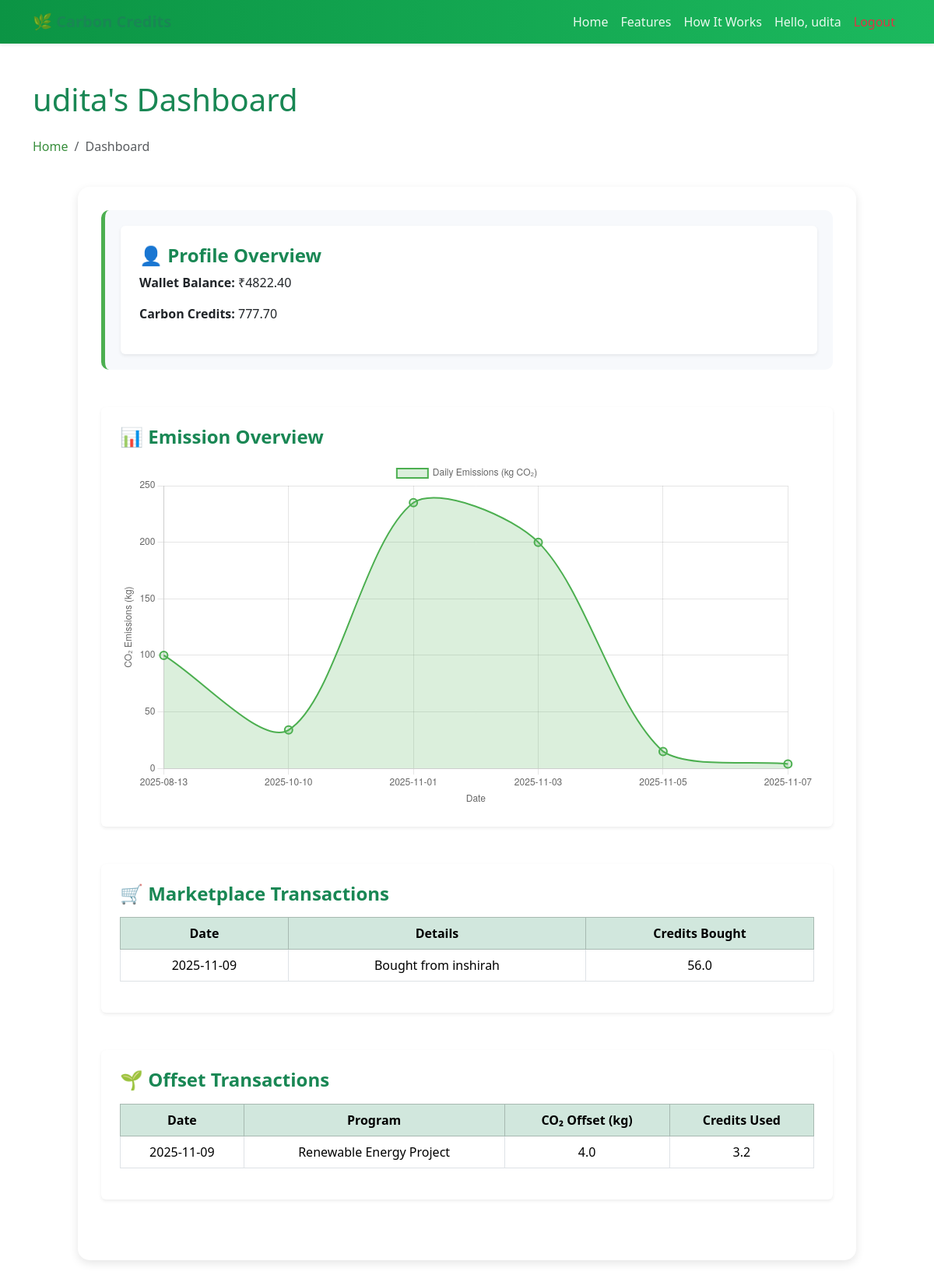
The page /dashboard (signed in) on the database its author committed.
### models.py (models this page shows)
class User(db.Model, UserMixin):
    id = db.Column(db.Integer, primary_key=True)
    username = db.Column(db.String(80), unique=True, nullable=False)
    password = db.Column(db.String(200), nullable=False)
    credits = db.Column(db.Float, default=1000.0)
    wallet_balance = db.Column(db.Float, default=5000.0)

class Transaction(db.Model):
    id = db.Column(db.Integer, primary_key=True)
    buyer_id = db.Column(db.Integer, db.ForeignKey("user.id"), nullable=False)
    seller_id = db.Column(db.Integer, db.ForeignKey("user.id"), nullable=False)
    credits_transferred = db.Column(db.Float, nullable=False)
    total_amount = db.Column(db.Float, nullable=False)
    created_at = db.Column(db.DateTime, default=datetime.utcnow)
    buyer = db.relationship("User", foreign_keys=[buyer_id], backref="purchases")
    seller = db.relationship("User", foreign_keys=[seller_id], backref="sales")

class OffsetTransaction(db.Model):
    id = db.Column(db.Integer, primary_key=True)
    user_id = db.Column(db.Integer, db.ForeignKey("user.id"), nullable=False)
    program_id = db.Column(db.Integer, db.ForeignKey("offset_program.id"), nullable=False)
    co2_offset = db.Column(db.Float, nullable=False)
    credits_used = db.Column(db.Float, nullable=False)
    created_at = db.Column(db.DateTime, default=datetime.utcnow)
    user = db.relationship("User", backref="offset_transactions")
    program = db.relationship("OffsetProgram", backref="transactions")

class OffsetProgram(db.Model):
    id = db.Column(db.Integer, primary_key=True)
    name = db.Column(db.String(100), nullable=False)
    description = db.Column(db.Text, nullable=False)
    rate_per_kg = db.Column(db.Float, nullable=False)  # credits required per kg CO2
    created_at = db.Column(db.DateTime, default=datetime.utcnow)
    image = db.Column(db.String(200), nullable=True)

### app.py (the view)
@app.route('/dashboard')
@login_required
def dashboard():
    user = current_user
    emission_records = (
        db.session.query(Activity.date, func.sum(Activity.amount))
        .filter(Activity.user_id == user.id)
        .group_by(Activity.date)
        .order_by(Activity.date.asc())
        .all()
    )
    emission_data = [
        {"date": e[0].strftime("%Y-%m-%d"), "amount": round(e[1], 2)}
        for e in emission_records
    ]
    marketplace_transactions = (
        db.session.query(Transaction, User.username)
        .join(User, Transaction.seller_id == User.id)
        .filter(Transaction.buyer_id == user.id)
        .order_by(Transaction.created_at.desc())
        .all()
    )
    marketplace_data = [
        {
            "date": t.Transaction.created_at.strftime("%Y-%m-%d"),
            "program_name": f"Bought from {t.username}",
            "credits_used": t.Transaction.credits_transferred,
        }
        for t in marketplace_transactions
    ]
    offset_data = (
        db.session.query(OffsetTransaction, OffsetProgram)
        .join(OffsetProgram, OffsetTransaction.program_id == OffsetProgram.id)
        .filter(OffsetTransaction.user_id == user.id)
        .order_by(OffsetTransaction.created_at.desc())
        .all()
    )
    offset_transactions = [
        {
            "date": record.OffsetTransaction.created_at.strftime("%Y-%m-%d"),
            "program_name": record.OffsetProgram.name,
            "co2_offset": record.OffsetTransaction.co2_offset,
            "credits_spent": record.OffsetTransaction.credits_used,
        }
        for record in offset_data
    ]
    return render_template(
        'dashboard.html',
        user=user,
        emission_data=emission_data,
        marketplace_transactions=marketplace_data,
        offset_transactions=offset_transactions
    )

### app.py (called while the page is built)
@login_manager.user_loader
def load_user(user_id):
    return User.query.get(int(user_id))

### templates/dashboard.html (shortened to what this page needs)
{% extends "base.html" %}
{% block content %}
<div class="container my-5">
    <h1 class="text-success mb-4">{{ user.username }}'s Dashboard</h1>
    <nav aria-label="breadcrumb">
        <ol class="breadcrumb">
            <li class="breadcrumb-item"><a href="{{ url_for('home') }}">Home</a></li>
            <li class="breadcrumb-item active" aria-current="page">Dashboard</li>
        </ol>
    </nav>
    <div class="dashboard-container">
        <section class="profile-card mb-5">
            <div class="card shadow-sm border-0 p-4">
                <h4 class="fw-bold text-success">👤 Profile Overview</h4>
                <p><strong>Wallet Balance:</strong> ₹{{ "%.2f"|format(user.wallet_balance) }}</p>
                <p><strong>Carbon Credits:</strong> {{ "%.2f"|format(user.credits) }}</p>
            </div>
        </section>
        <section class="graph-section mb-5">
            <div class="card shadow-sm border-0 p-4">
                <h4 class="fw-bold text-success mb-3">📊 Emission Overview</h4>
                {% if emission_data %}
                    <canvas id="emissionChart"></canvas>
                {% else %}
                    <p class="text-muted">No emission data recorded yet.</p>
                {% endif %}
            </div>
        </section>
        <section class="table-section mb-5">
            <div class="card shadow-sm border-0 p-4">
                <h4 class="fw-bold text-success mb-3">🛒 Marketplace Transactions</h4>
                {% if marketplace_transactions %}
                    <div class="table-responsive">
                        <table class="table table-bordered align-middle">
                            <thead class="table-success">
                                <tr>
                                    <th>Date</th>
                                    <th>Details</th>
                                    <th>Credits Bought</th>
                                </tr>
                            </thead>
                            <tbody>
                                {% for t in marketplace_transactions %}
                                <tr>
                                    <td>{{ t.date }}</td>
                                    <td>{{ t.program_name }}</td>
                                    <td>{{ t.credits_used }}</td>
                                </tr>
                                {% endfor %}
                            </tbody>
                        </table>
                    </div>
                {% else %}
                    <p class="text-muted">No marketplace transactions yet.</p>
                {% endif %}
            </div>
        </section>
        <section class="table-section mb-5">
            <div class="card shadow-sm border-0 p-4">
                <h4 class="fw-bold text-success mb-3">🌱 Offset Transactions</h4>
                {% if offset_transactions %}
                    <div class="table-responsive">
                        <table class="table table-bordered align-middle">
                            <thead class="table-success">
                                <tr>
                                    <th>Date</th>
                                    <th>Program</th>
                                    <th>CO₂ Offset (kg)</th>
                                    <th>Credits Used</th>
                                </tr>
                            </thead>
                            <tbody>
                                {% for o in offset_transactions %}
                                <tr>
                                    <td>{{ o.date }}</td>
                                    <td>{{ o.program_name }}</td>
                                    <td>{{ o.co2_offset }}</td>
                                    <td>{{ o.credits_spent }}</td>
                                </tr>
                                {% endfor %}
                            </tbody>
                        </table>
                    </div>
                {% else %}
                    <p class="text-muted">No offset transactions recorded yet.</p>
                {% endif %}
            </div>
        </section>
    </div>
</div>
<script>
    {% if emission_data %}
    const ctx = document.getElementById('emissionChart').getContext('2d');
    const emissionChart = new Chart(ctx, {
        type: 'line',
        data: {
            labels: {{ emission_data | map(attribute='date') | list | tojson }},
            datasets: [{
                label: 'Daily Emissions (kg CO₂)',
                data: {{ emission_data | map(attribute='amount') | list | tojson }},
                borderColor: '#4CAF50',
                backgroundColor: 'rgba(76, 175, 80, 0.2)',
                borderWidth: 2,
                fill: true,
                tension: 0.3,
                pointRadius: 5,
                pointHoverRadius: 7
            }]
        },
        options: {
            responsive: true,
            scales: {
                x: {
                    title: { display: true, text: 'Date' }
                },
                y: {
                    title: { display: true, text: 'CO₂ Emissions (kg)' },
                    beginAtZero: true
                }
            }
        }
    });
    {% endif %}
</script>
{% endblock %}

### templates/base.html (shortened to what this page needs)
<!DOCTYPE html>
<html lang="en">
<head>
    <link rel="stylesheet" href="{{ url_for('static', filename='style.css') }}">
    <link href="https://cdn.jsdelivr.net/npm/bootstrap@5.3.2/dist/css/bootstrap.min.css" rel="stylesheet">
    <link rel="stylesheet" href="https://use.fontawesome.com/releases/v5.11.2/css/all.css">
</head>
<body>
    <nav class="navbar navbar-expand-lg navbar-light bg-light sticky-top shadow-sm">
        <div class="container">
            <a class="navbar-brand fw-bold text-success" href="{{ url_for('home') }}">🌿 Carbon Credits</a>
            <div class="collapse navbar-collapse justify-content-end" id="navbarNav">
                <ul class="navbar-nav">
                    <li class="nav-item"><a class="nav-link" href="{{ url_for('home') }}">Home</a></li>
                    <li class="nav-item"><a class="nav-link" href="#features">Features</a></li>
                    <li class="nav-item"><a class="nav-link" href="#how">How It Works</a></li>
                    {% if current_user.is_authenticated %}
                        <li class="nav-item"><a class="nav-link">Hello, {{ current_user.username }}</a></li>
                        <li class="nav-item"><a class="nav-link text-danger" href="{{ url_for('logout') }}">Logout</a></li>
                    {% else %}
                        <li class="nav-item"><a class="nav-link" data-bs-toggle="modal" data-bs-target="#loginModal">Login</a></li>
                        <li class="nav-item"><a class="nav-link" data-bs-toggle="modal" data-bs-target="#signupModal">Sign Up</a></li>
                    {% endif %}
                </ul>
            </div>
        </div>
    </nav>
    {% block content %}{% endblock %}
</body>
</html>

### static/style.css (style rules this page uses)
body { font-family: "Poppins", sans-serif; background-color: #f8f9fa; color: #333; margin: 0; padding: 0; }
.navbar { background: linear-gradient(90deg, #0b9444, #1cb95e); padding: 0.8rem 1.5rem; }
.navbar-brand { font-weight: 700; font-size: 1.5rem; color: #fff !important; }
.nav-link { color: #e9f9ee !important; font-weight: 500; transition: color 0.3s ease; }
.breadcrumb { background: none; margin: 1rem 0; }
.breadcrumb-item a { color: #0b9444; text-decoration: none; }
.breadcrumb-item.active { color: #666; }
.dashboard-container { max-width: 1000px; margin: 40px auto; background: #ffffff; padding: 30px; border-radius: 15px; box-shadow: 0 4px 12px rgba(0, 0, 0, 0.1); }
.profile-card { background: #f7f9fc; border-left: 5px solid #4CAF50; padding: 20px; border-radius: 10px; margin-bottom: 30px; }
.graph-section { margin-bottom: 40px; }
.table-section { margin-bottom: 40px; }
.table-section table { width: 100%; border-collapse: collapse; background: #fff; }
.table-section th, .table-section td { padding: 12px 15px; border-bottom: 1px solid #ddd; text-align: center; }
.table-section th { background: #4CAF50; color: #fff; font-weight: 600; }
.breadcrumb { background: none; font-weight: 500; }
.breadcrumb-item a { color: #388e3c; text-decoration: none; }
.breadcrumb-item.active { color: #2e7d32; }
.card { border-radius: 15px; transition: transform 0.2s ease, box-shadow 0.2s ease; }

### rows shown on the page
User: username "udita", wallet_balance "4822.40", credits "777.70"
Transaction: date "2025-11-09", program_name "Bought from inshirah", credits_used "56.0"
OffsetTransaction: date "2025-11-09", program_name "Renewable Energy Project", co2_offset "4.0", credits_spent "3.2"

### other values the page prints
chart data {{ emission_data | map(attribute='date') | list | tojson }} ["2025-08-13", "2025-10-10", "2025-11-01", "2025-11-03", "2025-11-05", "2025-11-07"]
chart data {{ emission_data | map(attribute='amount') | list | tojson }} [100.0, 34.0, 235.0, 200.0, 15.0, 4.0]
